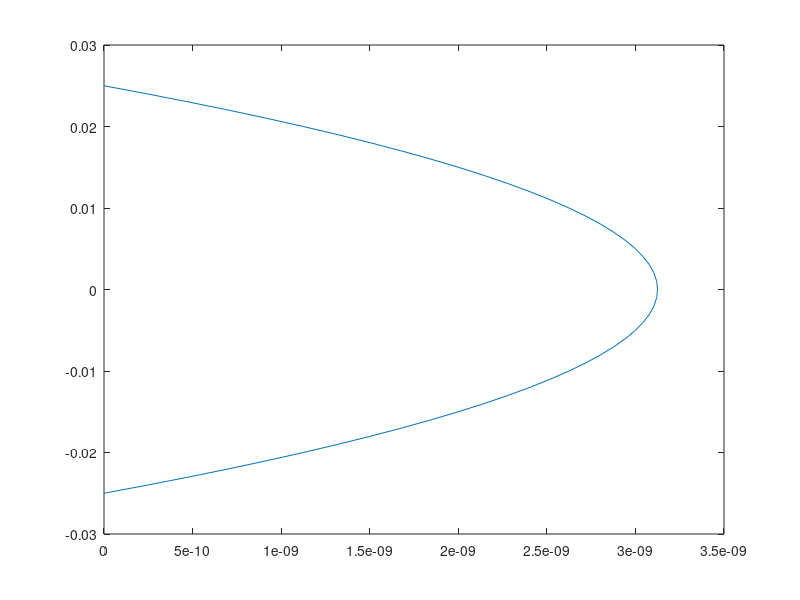

Write the MATLAB code that produced this figure.
%%Problem 4
% Program to Obtain the steady state fully developed flow profile for the liquid flowing through a cylindrical pipe

clc;
clear all;
close all;
mu = 0.001;        %viscocity of liquid in Kg/m.s
L = 0.2;           %length of a pipe in meter
R = 0.025;         %radius of a pipe in meter
dP = 0.1;         %pressure drop across the length in Pa
i=1
for r= -0.025:0.001:0.025
    V(i) = (dP*R^2)*(1-(r^2/R^2))/4*mu*L; % Velocity profile
    i=i+1
    
end
 r= -0.025:0.001:0.025
plot(V,r)

%%calculating maximum velocity
Vmax = dP*R^2/(4*mu*L)